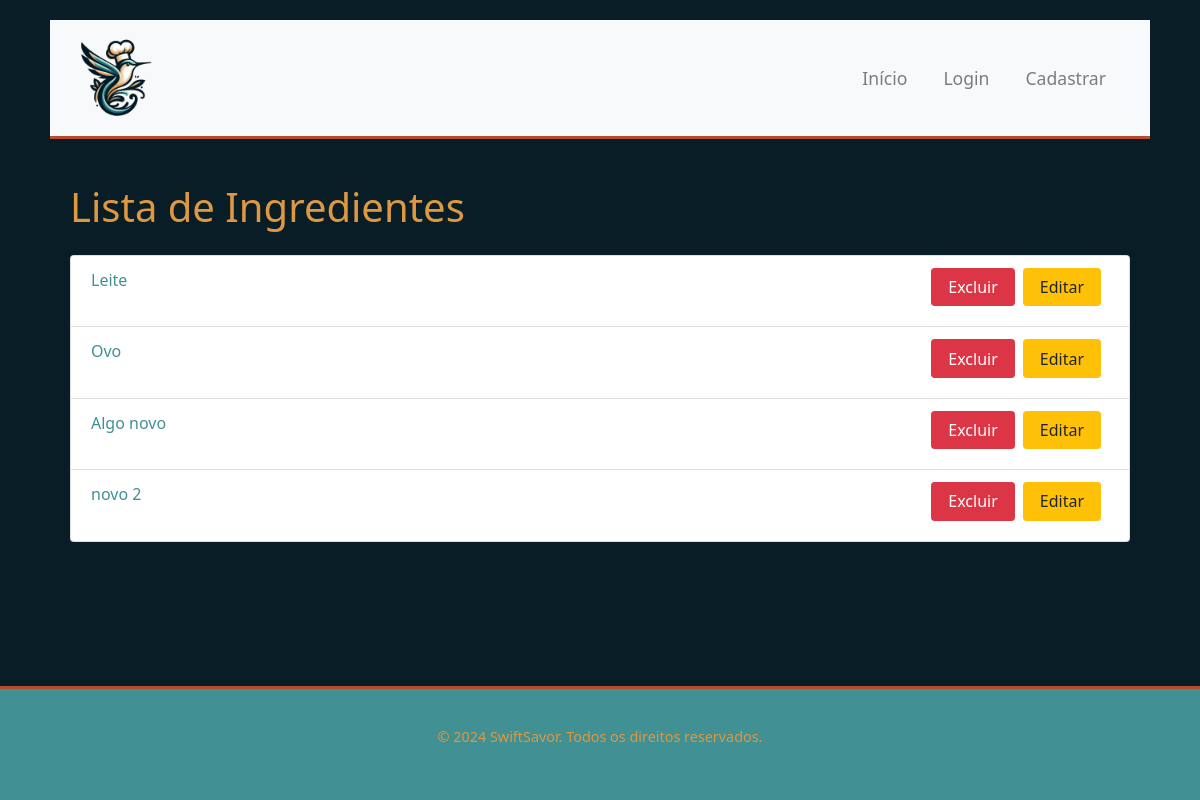
The page /ingredients/ on the database its author committed.
### ingredients/models.py (models this page shows, shortened)
class Ingrediente(models.Model):
    nome = models.CharField(max_length=200)
    user = models.ForeignKey(settings.AUTH_USER_MODEL, on_delete=models.CASCADE, null=True)

### ingredients/views.py (the view)
# urls.py: path('', views.lista_ingredientes, name='lista_ingredientes'),
def lista_ingredientes(request):
    ingredientes = Ingrediente.objects.all()
    return render(request, 'ingredients/lista_ingredientes.html', {'ingredientes': ingredientes})

### ingredients/templates/ingredients/lista_ingredientes.html (shortened to what this page needs)
{% extends 'main/base.html' %}
{% block content %}
    <div class="container mt-4">
        <h1 class="mb-4">Lista de Ingredientes</h1>
        <ul class="list-group">
            {% for ingrediente in ingredientes %}
                <li class="list-group-item">
                    <a href="{% url 'detalhes_ingrediente' ingrediente.id %}">{{ ingrediente.nome }}</a>
                    <a href="{% url 'editar_ingrediente' ingrediente.id %}" class="btn btn-warning btn-sm float-right mr-2">Editar</a>
                    <form method="post" action="{% url 'excluir_ingrediente' ingrediente.id %}" class="d-inline">
                        <button type="submit" class="btn btn-danger btn-sm float-right">Excluir</button>
                    </form>
                </li>
            {% endfor %}
        </ul>
    </div>
{% endblock %}

### main/static/main/css/styles.css (style rules this page uses)
body { background-color: #091d27; color: #ffffff; font-family: 'Segoe UI', Tahoma, Geneva, Verdana, sans-serif; font-size: 1rem; line-height: 1.6; min-height: 100vh; display: flex; flex-direction: column; }
a { color: #409094; text-decoration: none; }
.container { flex: 1; padding: 20px; }
h1, h2, h3, h4, h5, h6 { color: #de9842; line-height: 1.2; }
.btn { font-size: 1rem; padding: 0.5rem 1rem; height: 2.4rem; text-align: center; display: flex; justify-content: center; align-items: center; margin-bottom: 0.5rem; }
.btn.btn-danger { margin-right: 0.5rem; }
.list-group-item .btn { float: right; }
.list-group-item { color: #000000; }

### rows shown on the page
Ingrediente: nome "Leite"
Ingrediente: nome "Ovo"
Ingrediente: nome "Algo novo"
Ingrediente: nome "novo 2"
